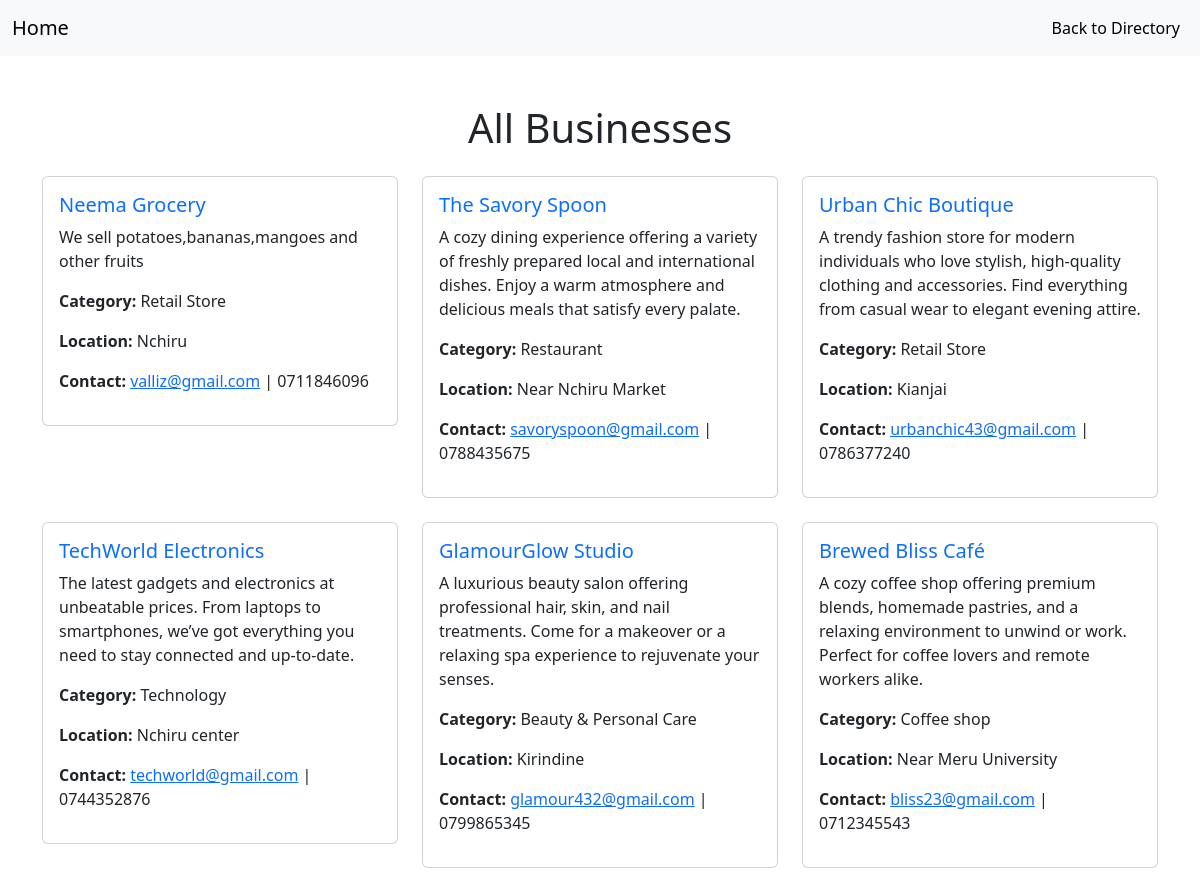
Screenshot of /open/ with the database file from the repository.
### Lucify/models.py (models this page shows, shortened)
class Business(models.Model):
    name = models.CharField(max_length=255)
    category = models.ForeignKey(Category, on_delete=models.CASCADE)
    description = models.TextField()
    location = models.CharField(max_length=255)
    contact_email = models.EmailField()
    phone_number = models.CharField(max_length=15)
    website = models.URLField(blank=True, null=True)

class Category(models.Model):
    name = models.CharField(max_length=255)

### Lucify/views.py (the view)
# urls.py: path('open/', views.business_detail, name='business_detail'),
def business_detail(request):
    business = Business.objects.all()
    return render(request, 'business_detail.html', {'business': business})

### Lucify/templates/business_detail.html (shortened to what this page needs)
<!DOCTYPE html>
<html lang="en">
<head>
    <link href="https://cdn.jsdelivr.net/npm/bootstrap@5.3.0-alpha1/dist/css/bootstrap.min.css" rel="stylesheet">
</head>
<body>
    <nav class="navbar navbar-expand-lg navbar-light bg-light">
        <div class="container-fluid">
            <a class="navbar-brand" href="/">Home</a>
            <div class="collapse navbar-collapse" id="navbarNav">
                <ul class="navbar-nav ms-auto">
                    <li class="nav-item">
                        <a class="nav-link active" href="/">Back to Directory</a>
                    </li>
                </ul>
            </div>
        </div>
    </nav>
    <div class="container mt-5">
        <h1 class="text-center mb-4">All Businesses</h1>
        <div class="row">
            {% for business in business %}
                <div class="col-md-4 mb-4">
                    <div class="card">
                        <div class="card-body">
                            <h5 class="card-title">
                                <a href="#" class="text-decoration-none">{{ business.name }}</a>
                            </h5>
                            <p class="card-text">{{ business.description }}</p>
                            <p><strong>Category:</strong> {{ business.category.name }}</p>
                            <p><strong>Location:</strong> {{ business.location }}</p>
                            <p><strong>Contact:</strong> <a href="mailto:{{ business.contact_email }}">{{ business.contact_email }}</a> | {{ business.phone_number }}</p>
                        </div>
                    </div>
                </div>
            {% empty %}
                <p>No businesses available.</p>
            {% endfor %}
        </div>
    </div>
</body>
</html>

### rows the page displays
Business: name "Neema Grocery", description "We sell potatoes,bananas,mangoes and other fruits", category.name "Retail Store", location "Nchiru", contact_email "valliz@gmail.com", phone_number "0711846096"
Business: name "The Savory Spoon", description "A cozy dining experience offering a variety of freshly prepared local and international dishes. Enjoy a warm atmosphere and delicious meals that satisfy every palate.", category.name "Restaurant", location "Near Nchiru Market", contact_email "savoryspoon@gmail.com", phone_number "0788435675"
Business: name "Urban Chic Boutique", description "A trendy fashion store for modern individuals who love stylish, high-quality clothing and accessories. Find everything from casual wear to elegant evening attire.", category.name "Retail Store", location "Kianjai", contact_email "urbanchic43@gmail.com", phone_number "0786377240"
Business: name "TechWorld Electronics", description "The latest gadgets and electronics at unbeatable prices. From laptops to smartphones, we’ve got everything you need to stay connected and up-to-date.", category.name "Technology", location "Nchiru center", contact_email "techworld@gmail.com", phone_number "0744352876"
Business: name "GlamourGlow Studio", description "A luxurious beauty salon offering professional hair, skin, and nail treatments. Come for a makeover or a relaxing spa experience to rejuvenate your senses.", category.name "Beauty & Personal Care", location "Kirindine", contact_email "glamour432@gmail.com", phone_number "0799865345"
Business: name "Brewed Bliss Café", description "A cozy coffee shop offering premium blends, homemade pastries, and a relaxing environment to unwind or work. Perfect for coffee lovers and remote workers alike.", category.name "Coffee shop", location "Near Meru University", contact_email "bliss23@gmail.com", phone_number "0712345543"
